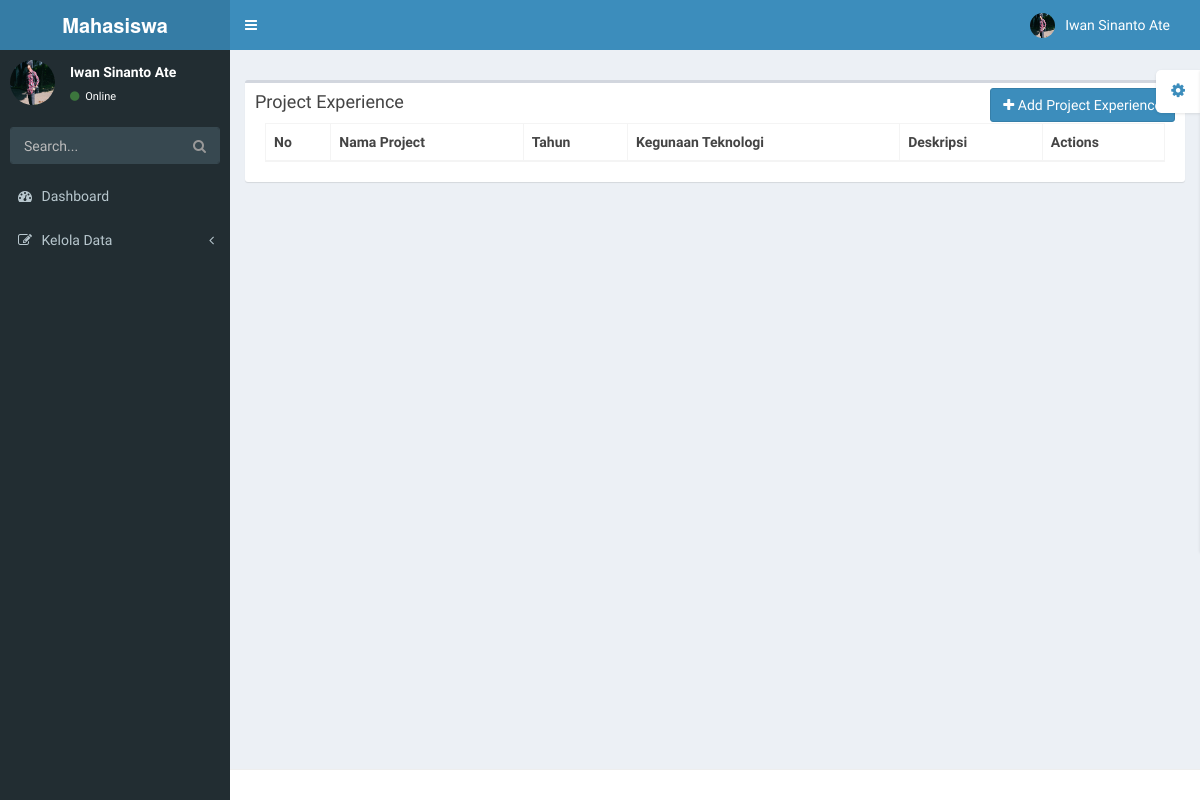
Before: /pages/kelola-data/project-experience.php (signed in) with the older database file.
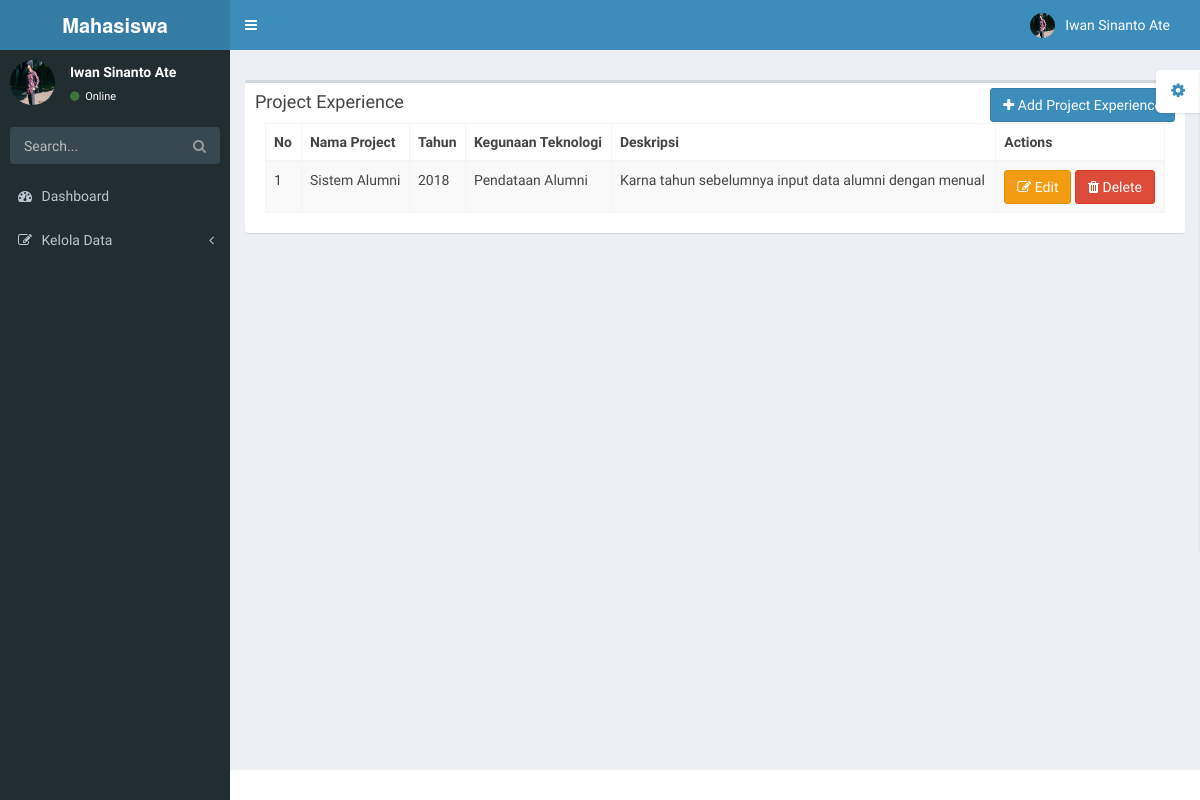
After: the same page with the newer database file.
### tables this page shows
CREATE TABLE `project_experience` (
  `id_project_experience` int(5) NOT NULL,
  `nama_project` varchar(30) NOT NULL,
  `tahun` varchar(10) NOT NULL,
  `tools_teknologi` varchar(50) NOT NULL,
  `deskripsi` text NOT NULL,
  `id_user` int(11) NOT NULL
);

### config/database.php (called while the page is built, shortened)
<?php
	$database 	= "mhs";
?>

### config/kelola-data/project_experience.php (called while the page is built, shortened)
<?php
	class project_experience {
		var $table	= "project_experience";
		function search_by_field ($field, $param) {
			$data = mysqli_query($connection, "SELECT * FROM " . $this->table . " WHERE $field='$param'");
			if(mysqli_num_rows($data) == 0) return null;
			while($d = mysqli_fetch_array($data)) $result[] = $d;
			return $result;
		}
	}
?>

### pages/kelola-data/project-experience.php (the view, shortened to what this page needs)
<?php include '../static/top.php';
include '../../config/kelola-data/project_experience.php';
        $db     = new project_experience();
          $table    = 'project_experience';?>
    <section class="content">
      <div class="row">
        <div class="col-xs-12">
          <div class="box">
            <div class="box-header">
              <h3 class="box-title">Project Experience</h3>
              <div class="pull-right box-tools">
                <button class="btn btn-primary btn-md" data-toggle="modal" data-target="#modalAdd"><i class="fa fa-plus"> </i> Add Project Experience</button>
            </div>
            <div class="box-body">
              <table class="table table-bordered table-striped">
                <thead>
                  <tr>
                    <th>No</th>
                    <th>Nama Project</th>
                    <th>Tahun</th>
                    <th>Kegunaan Teknologi</th>
                    <th>Deskripsi</th>
                    <th>Actions</th>
                  </tr>
                </thead>
                <tbody>
                    <?php
                        $no = 1;
                        if($db->search_by_field('id_user' , $_SESSION['user']) != null) {
                            foreach($db->search_by_field('id_user' , $_SESSION['user']) as $show) {
                    ?>
                      <tr>
                        <td width="4%"><?php echo $no++; ?></td>
                        <td><?php echo $show['nama_project']; ?></td>
                        <td><?php echo $show['tahun']; ?></td>
                        <td><?php echo $show['tools_teknologi']; ?></td>
                         <td><?php echo $show['deskripsi']; ?></td>
                        <td>
                            <a href="#editProject" class="btn  btn-warning btn-md" data-toggle="modal" data-target="#modalEdit-<?php echo $show['id_project_experience']; ?>"><i class="fa fa-edit" data-toggle="tooltip" title="Edit"></i> Edit</a>
                            <a href="#deleteProject" class="btn  btn-danger btn-md" data-toggle="modal" data-target="#modalDelete-<?php echo $show['id_project_experience']; ?>"><i class="fa fa-trash" data-toggle="tooltip" title="Delete"></i> Delete</a>
                        </td>
                      </tr>
                              <?php
                                      }
                                  }
                              ?>
                    </tbody>
              </table>
            </div>
          </div>
        </div>
      </div>
    </section>
<?php include '../static/bot.php'; ?>

Changed rows visible on the page:
added project_experience: nama_project "Sistem Alumni", tahun "2018", tools_teknologi "Pendataan Alumni", deskripsi "Karna tahun sebelumnya input data alumni dengan menual"
